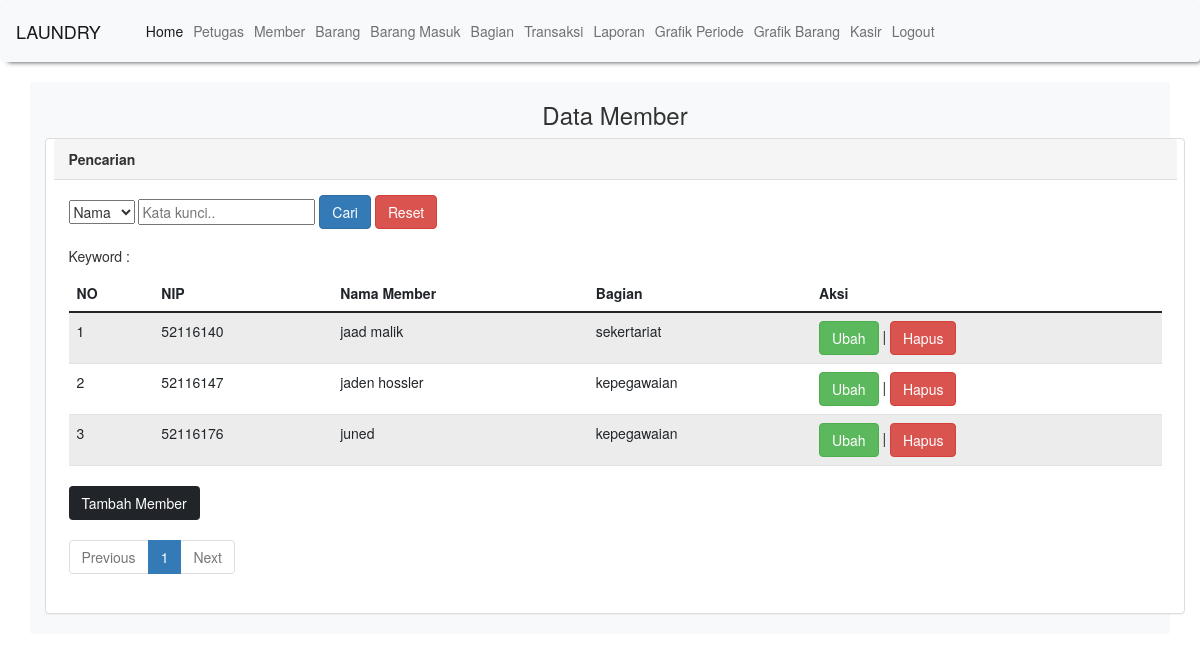
Screenshot of /tampil_member.php (signed in) with the database file from the repository.
### tables this page shows
CREATE TABLE `member` (
  `NIP` int(11) NOT NULL,
  `nama` varchar(256) NOT NULL,
  `id_bagian` int(11) NOT NULL,
  `password` varchar(256) NOT NULL
);

CREATE TABLE `bagian` (
  `id_bagian` int(11) NOT NULL,
  `nama_bagian` varchar(256) NOT NULL
);

### tampil_member.php (the view, shortened to what this page needs)
<?php include "koneksi.php"; ?>
<?php include "header.php"; ?>
<!DOCTYPE html>
<html>
<head>
  <link rel="stylesheet" href="https://maxcdn.bootstrapcdn.com/bootstrap/3.4.0/css/bootstrap.min.css">
</head>
	<body>
    <div class="container">
  <div align="center">
    <h3>Data Member</h3>
    </div>
<div class="row">
      <div class="panel panel-default">
        <div class="panel-heading"><b>Pencarian</b></div>
        <div class="panel-body">
<form class="form-inline" >
  <div class="form-group">
    <select class="form-conntrol" id="Kolom" name="Kolom" required="">
      <?php
        $kolom=(isset($_GET['Kolom']))? $_GET['Kolom'] : "";
      ?>
      	<option value="nama" <?php if ($kolom=="nama") echo "selected"; ?>>Nama</option>
    </select>
  </div>
  <div class="form-group">
    <input type="text" class="form-conntrol" id="KataKunci" name="KataKunci" placeholder="Kata kunci.." required="" value="<?php if (isset($_GET['KataKunci']))  echo $_GET['KataKunci']; ?>">
  </div>
  <button type="submit" class="btn btn-primary">Cari</button>
  <a href="tampil_member.php" class="btn btn-danger">Reset</a>
</form>
<table class="table table-striped table-bordered table-hover">
  <thead>
		 <table class="table table-hover table-striped">
		 <thead>
                <tr>
                    <th>NO</th>
                    <th>NIP</th>
                    <th>Nama Member</th>
                    <th>Bagian</th>
                    <th>Aksi</th>
                </tr>
           	 </thead>
		 <tbody>
                <?php
                $page = (isset($_GET['page']))? (int) $_GET['page'] : 1;
                $kolomCari=(isset($_GET['Kolom']))? $_GET['Kolom'] : "";
                $kolomKataKunci=(isset($_GET['KataKunci']))? $_GET['KataKunci'] : "";
                $limit = 5;
                $limitStart = ($page - 1) * $limit;
		 if($kolomCari=="" && $kolomKataKunci==""){
			$data_member = mysqli_query($conn, "SELECT * FROM member  LIMIT ".$limitStart.",".$limit);
		}else{
			$data_member = mysqli_query($conn, "SELECT * FROM member WHERE $kolomCari LIKE '%$kolomKataKunci%' LIMIT ".$limitStart.",".$limit);
		  }
               $no = $limitStart + 1;
                while($d_m=mysqli_fetch_array($data_member)){
                    ?>
                <tr>
                    <td><?php echo $no++;?></td>
                    <td><?php echo $d_m['NIP']?></td>
                    <td><?php echo $d_m['nama']?></td>
                     <td>
                    <?php
                        include "koneksi.php";
                        $qry_get_bagian=mysqli_query($conn, "select * from bagian where id_bagian='".$d_m['id_bagian']."'");
                        $data_bagian = mysqli_fetch_array($qry_get_bagian   );
                        echo $data_bagian['nama_bagian'];
                    ?>
                </td>
                    <td>
                    <a href="member/ubah_member.php?NIP=<?=$d_m['NIP']?>"class="btn btn-success">Ubah</a> |
                    <a href="member/hapus_member.php?NIP=<?=$d_m['NIP']?>"
		onclick="return confirm('Apakah anda yakin menghapus data ini?')" class="btn btn-danger">Hapus</a>
                    </td>
                </tr>
                <?php
                }
                ?>
            </tbody>
            <h5> Keyword : <?php echo $kolomKataKunci;?> </h5>
        </table>
        <a href="member/tambah_member.php"
                    class="btn btn-dark">Tambah Member</a>
        <br>
  <ul class="pagination">
    <?php
      if($page == 1){
    ?>
      <li class="disabled"><a href="#">Previous</a></li>
    <?php
      }
    ?>
	<?php
      if($kolomCari=="" && $kolomKataKunci==""){
        $data_member = mysqli_query($conn, "SELECT * FROM member");
      }else{
        $data_member = mysqli_query($conn, "SELECT * FROM member WHERE $kolomCari LIKE '%$kolomKataKunci%'");
      }
      $JumlahData = mysqli_num_rows($data_member);
      $jumlahPage = ceil($JumlahData / $limit);
      $jumlahNumber = 1;
      $startNumber = ($page > $jumlahNumber)? $page - $jumlahNumber : 1;
      $endNumber = ($page < ($jumlahPage - $jumlahNumber))? $page + $jumlahNumber : $jumlahPage;
      for($i = $startNumber; $i <= $endNumber; $i++){
        $linkActive = ($page == $i)? ' class="active"' : '';
        if($kolomCari=="" && $kolomKataKunci==""){
    ?>
        <li<?php echo $linkActive; ?>><a href="tampil_member.php?page=<?php echo $i; ?>"><?php echo $i; ?></a></li>
    <?php
      }else{
        ?>
        <li<?php echo $linkActive; ?>><a href="tampil_member.php?Kolom=<?php echo $kolomCari;?>&KataKunci=<?php echo $kolomKataKunci;?>&page=<?php echo $i; ?>"><?php echo $i; ?></a></li>
        <?php
      }
    }
    ?>
    <?php
     if($page == $jumlahPage){
    ?>
      <li class="disabled"><a href="#">Next</a></li>
    <?php
    }
    ?>
  </ul>
</div>
    </body>
</html>

### rows the page displays
member: NIP "52116140", nama "jaad malik", id_bagian.nama_bagian "sekertariat"
member: NIP "52116147", nama "jaden hossler", id_bagian.nama_bagian "kepegawaian"
member: NIP "52116176", nama "juned", id_bagian.nama_bagian "kepegawaian"
